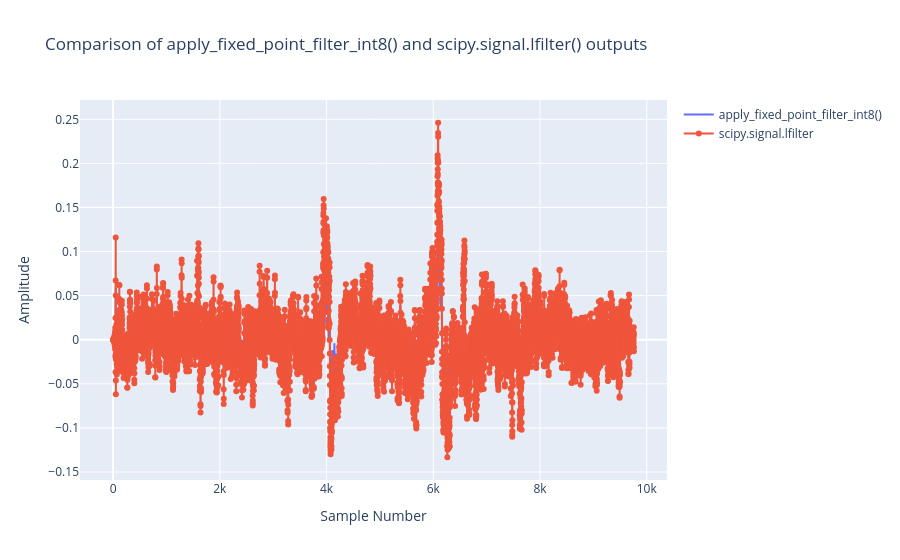
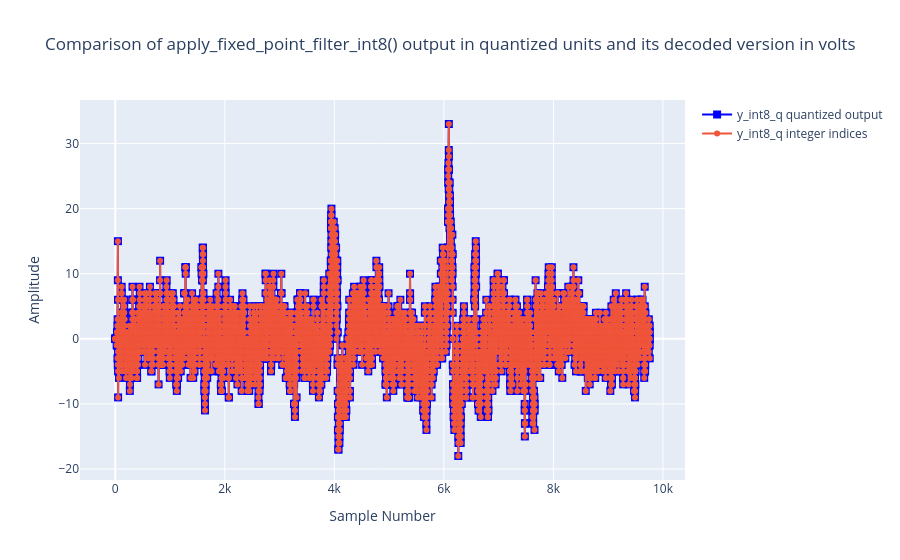

Source (notebook cell) for these figures, in order:
### Markdown cell above
# Perform fixed-point filtering using method apply_fixed_point_filter_int8()

### Code cell
Bi = np.asarray(Bi, dtype=np.int8)
Ai = np.asarray(Ai, dtype=np.int8)
x_normalized_i = np.asarray(x_normalized_i, dtype=np.int8)

y_int8_i, y_int8_q = apply_fixed_point_filter_int8(
        Bi, Ai, x_normalized_i, acc_frac_bits=ACC_FRACTIONAL_BITS, mode="round")

# save y_int8_i to text file for later use in comparison with scipy output
np.savetxt("y_int8_i.txt", y_int8_i, fmt="%d")

should_plot = True
if should_plot:
    # compare with original signal
    fig = go.Figure()
    fig.add_scatter(x=n, y=y_int8_q,
                    mode='lines', name='apply_fixed_point_filter_int8()')
    fig.add_scatter(x=n, y=y_scipy,
                    mode='lines+markers', name='scipy.signal.lfilter')
    # Adding the figure title and axes titles
    fig.update_layout(
        title="Comparison of apply_fixed_point_filter_int8() and scipy.signal.lfilter() outputs",
        xaxis_title="Sample Number",
        yaxis_title="Amplitude"
    )
    fig.show()

    # normalize to later plot the waveforms superimposed
    amplitude_ratio = np.mean(np.abs(y_int8_i) / np.mean(np.abs(y_int8_q)))
    print(f"Amplitude ratio (): {amplitude_ratio}")

    scaled_quantized_output = y_int8_q * amplitude_ratio

    fig = go.Figure()
    fig.add_scatter(x=n, y=scaled_quantized_output,
                    mode='lines+markers', name='y_int8_q quantized output',
                    marker=dict(symbol='square', size=8, color='blue'))
    fig.add_scatter(x=n, y=y_int8_i,
                    mode='lines+markers', name='y_int8_q integer indices')
    fig.update_layout(
        title="Comparison of apply_fixed_point_filter_int8() output in quantized units and its decoded version in volts",
        xaxis_title="Sample Number",
        yaxis_title="Amplitude"
    )
    fig.show()

### Figure 1 — Plotly figure (JSON) as saved in the notebook; plotly's stock layout.template omitted (floating-point values rounded to 4 significant figures; data arrays with more than 128 entries replaced by an {"elided": "..."} marker saying what was removed)
{"data": [{"mode": "lines", "name": "apply_fixed_point_filter_int8()", "type": "scatter", "x": {"elided": "9760 int values"}, "y": {"elided": "9760 float values"}}, {"mode": "lines+markers", "name": "scipy.signal.lfilter", "type": "scatter", "x": {"elided": "9760 int values"}, "y": {"elided": "9760 float values"}}], "layout": {"title": {"text": "Comparison of apply_fixed_point_filter_int8() and scipy.signal.lfilter() outputs"}, "xaxis": {"title": {"text": "Sample Number"}}, "yaxis": {"title": {"text": "Amplitude"}}}}

### Figure 2 — Plotly figure (JSON) as saved in the notebook; plotly's stock layout.template omitted (floating-point values rounded to 4 significant figures; data arrays with more than 128 entries replaced by an {"elided": "..."} marker saying what was removed)
{"data": [{"marker": {"color": "blue", "size": 8, "symbol": "square"}, "mode": "lines+markers", "name": "y_int8_q quantized output", "type": "scatter", "x": {"elided": "9760 int values"}, "y": {"elided": "9760 float values"}}, {"mode": "lines+markers", "name": "y_int8_q integer indices", "type": "scatter", "x": {"elided": "9760 int values"}, "y": {"elided": "9760 int values"}}], "layout": {"title": {"text": "Comparison of apply_fixed_point_filter_int8() output in quantized units and its decoded version in volts"}, "xaxis": {"title": {"text": "Sample Number"}}, "yaxis": {"title": {"text": "Amplitude"}}}}
